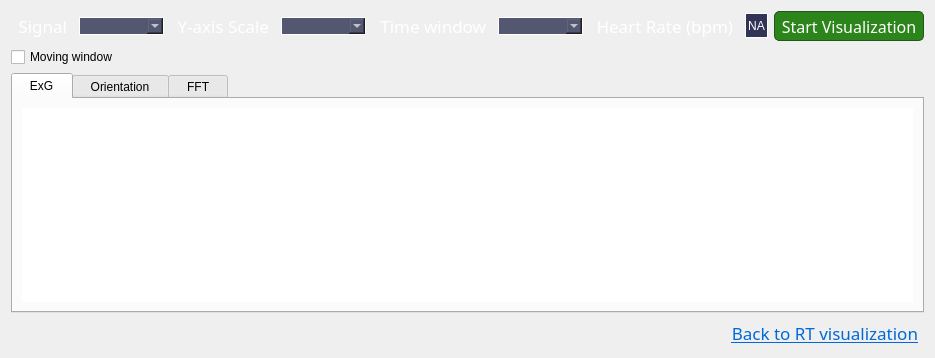
            <widget class="QWidget" name="page_plotsRecorded">
             <property name="styleSheet">
              <string notr="true">QFrame{
	border:none;
}

QLabel{
	color: #FFF;
	padding:2px;
}

QLineEdit{
	background-color: #53576F;
	border: 1px solid #FFF;
	color: #FFF;
}

QComboBox{
	background-color: #53576F;
	border: 1px solid #FFF;
	color: #FFF;
}
QComboBox::drop-down{
	color: #FFF;
}
QComboBox QAbstractItemView{
	color: #FFF;
}
QComboBox QListView{
	color: #FFF;
}
QListView{
	color:#FFF;
}

QPushButton{
	border-radius: 1px;
	border: 1px solid #FFFFFF;
	background-position: left center;
    	background-repeat: no-repeat;
	color: #FFFFFF;
	text-align: center;
	padding: 2px
}
QPushButton:hover{
	background-color: rgb(61, 64, 89);
}

/*QPushButton{
	border-radius: 5px;
	background-position: left center;
    	background-repeat: no-repeat;
	border: none;
	border-left: 20px solid transparent;
	text-align: left;
	padding-left: 44px;
	color: rgb(189, 189, 189);
}
QPushButton:hover{
	background-color: rgb(61, 64, 89);
	border-left: 20px solid rgb(61, 64, 89);*/
</string>
             </property>
             <layout class="QVBoxLayout" name="verticalLayout_25">
              <property name="spacing">
               <number>-1</number>
              </property>
              <item>
               <layout class="QHBoxLayout" name="horizontalLayout_36">
                <item>
                 <widget class="QLabel" name="label_signal_rec">
                  <property name="font">
                   <font>
                    <family>DM Sans</family>
                    <pointsize>13</pointsize>
                    <weight>50</weight>
                    <italic>false</italic>
                    <bold>false</bold>
                   </font>
                  </property>
                  <property name="text">
                   <string>Signal</string>
                  </property>
                  <property name="alignment">
                   <set>Qt::AlignRight|Qt::AlignTrailing|Qt::AlignVCenter</set>
                  </property>
                 </widget>
                </item>
                <item>
                 <widget class="QComboBox" name="value_signal_rec">
                  <property name="minimumSize">
                   <size>
                    <width>85</width>
                    <height>0</height>
                   </size>
                  </property>
                  <property name="maximumSize">
                   <size>
                    <width>16777215</width>
                    <height>16777215</height>
                   </size>
                  </property>
                 </widget>
                </item>
                <item>
                 <widget class="QLabel" name="label_yAxis_rec">
                  <property name="font">
                   <font>
                    <family>DM Sans</family>
                    <pointsize>13</pointsize>
                    <weight>50</weight>
                    <italic>false</italic>
                    <bold>false</bold>
                   </font>
                  </property>
                  <property name="text">
                   <string>Y-axis Scale</string>
                  </property>
                  <property name="alignment">
                   <set>Qt::AlignRight|Qt::AlignTrailing|Qt::AlignVCenter</set>
                  </property>
                 </widget>
                </item>
                <item>
                 <widget class="QComboBox" name="value_yAxis_rec">
                  <property name="minimumSize">
                   <size>
                    <width>85</width>
                    <height>0</height>
                   </size>
                  </property>
                  <property name="maximumSize">
                   <size>
                    <width>16777215</width>
                    <height>16777215</height>
                   </size>
                  </property>
                 </widget>
                </item>
                <item>
                 <widget class="QLabel" name="label_timeScale_rec">
                  <property name="font">
                   <font>
                    <family>DM Sans</family>
                    <pointsize>13</pointsize>
                    <weight>50</weight>
                    <italic>false</italic>
                    <bold>false</bold>
                   </font>
                  </property>
                  <property name="text">
                   <string>Time window</string>
                  </property>
                  <property name="alignment">
                   <set>Qt::AlignRight|Qt::AlignTrailing|Qt::AlignVCenter</set>
                  </property>
                 </widget>
                </item>
                <item>
                 <widget class="QComboBox" name="value_timeScale_rec">
                  <property name="minimumSize">
                   <size>
                    <width>85</width>
                    <height>0</height>
                   </size>
                  </property>
                  <property name="maximumSize">
                   <size>
                    <width>16777215</width>
                    <height>16777215</height>
                   </size>
                  </property>
                 </widget>
                </item>
                <item>
                 <widget class="QLabel" name="label_heartRate_rec">
                  <property name="font">
                   <font>
                    <family>DM Sans</family>
                    <pointsize>13</pointsize>
                    <weight>50</weight>
                    <italic>false</italic>
                    <bold>false</bold>
                   </font>
                  </property>
                  <property name="text">
                   <string>Heart Rate (bpm)</string>
                  </property>
                  <property name="alignment">
                   <set>Qt::AlignRight|Qt::AlignTrailing|Qt::AlignVCenter</set>
                  </property>
                 </widget>
                </item>
                <item>
                 <widget class="QLabel" name="value_heartRate_rec">
                  <property name="maximumSize">
                   <size>
                    <width>16777215</width>
                    <height>25</height>
                   </size>
                  </property>
                  <property name="styleSheet">
                   <string notr="true">border: 1px solid #FFF;
background-color: rgb(49, 52, 86)</string>
                  </property>
                  <property name="text">
                   <string>NA</string>
                  </property>
                  <property name="alignment">
                   <set>Qt::AlignCenter</set>
                  </property>
                 </widget>
                </item>
                <item>
                 <widget class="QPushButton" name="btn_stream_rec">
                  <property name="minimumSize">
                   <size>
                    <width>150</width>
                    <height>30</height>
                   </size>
                  </property>
                  <property name="maximumSize">
                   <size>
                    <width>16777215</width>
                    <height>16777215</height>
                   </size>
                  </property>
                  <property name="font">
                   <font>
                    <family>DM Sans</family>
                    <pointsize>12</pointsize>
                    <weight>50</weight>
                    <italic>false</italic>
                    <bold>false</bold>
                   </font>
                  </property>
                  <property name="cursor">
                   <cursorShape>PointingHandCursor</cursorShape>
                  </property>
                  <property name="styleSheet">
                   <string notr="true">QPushButton{
	border: 1px solid #25541C;
	border-radius: 5px;
	background-color: #2B851A;
	color: #FFF;
}

QPushButton:hover{
	border: 2px solid #FFF;
	border-radius: 5px;
	background-color: #2B851A;
	color: #FFF;
}

QPushButton:pressed{
	border: 2px solid #25541C;
	border-radius: 5px;
	background-color: #4D9033;
	color: #FFF;
}

</string>
                  </property>
                  <property name="text">
                   <string>Start Visualization</string>
                  </property>
                 </widget>
                </item>
               </layout>
              </item>
              <item>
               <widget class="QCheckBox" name="cb_swipping_rec">
                <property name="text">
                 <string>Moving window</string>
                </property>
               </widget>
              </item>
              <item>
               <widget class="QTabWidget" name="tabWidget_rec">
                <property name="styleSheet">
                 <string notr="true"/>
                </property>
                <property name="currentIndex">
                 <number>0</number>
                </property>
                <widget class="QWidget" name="exg_rec">
                 <attribute name="title">
                  <string>  ExG  </string>
                 </attribute>
                 <layout class="QHBoxLayout" name="horizontalLayout_24">
                  <item>
                   <widget class="GraphicsLayoutWidget" name="plot_exg_rec"/>
                  </item>
                 </layout>
                </widget>
                <widget class="QWidget" name="orn_rec">
                 <attribute name="title">
                  <string>  Orientation  </string>
                 </attribute>
                 <layout class="QHBoxLayout" name="horizontalLayout_30">
                  <item>
                   <widget class="GraphicsLayoutWidget" name="plot_orn_rec"/>
                  </item>
                 </layout>
                </widget>
                <widget class="QWidget" name="fft_rec">
                 <attribute name="title">
                  <string>  FFT  </string>
                 </attribute>
                 <layout class="QHBoxLayout" name="horizontalLayout_40">
                  <item>
                   <widget class="PlotWidget" name="plot_fft_rec"/>
                  </item>
                 </layout>
                </widget>
               </widget>
              </item>
              <item>
               <widget class="QLabel" name="label_3">
                <property name="font">
                 <font>
                  <family>DM Sans</family>
                  <pointsize>13</pointsize>
                  <weight>50</weight>
                  <italic>false</italic>
                  <bold>false</bold>
                 </font>
                </property>
                <property name="text">
                 <string>&lt;html&gt;&lt;head/&gt;&lt;body&gt;&lt;p&gt;&lt;a href=&quot;mentalab.com&quot;&gt;&lt;span style=&quot; text-decoration: underline; color:#0069d9;&quot;&gt;Back to RT visualization&lt;/span&gt;&lt;/a&gt;&lt;/p&gt;&lt;/body&gt;&lt;/html&gt;</string>
                </property>
                <property name="alignment">
                 <set>Qt::AlignRight|Qt::AlignTrailing|Qt::AlignVCenter</set>
                </property>
                <property name="openExternalLinks">
                 <bool>true</bool>
                </property>
               </widget>
              </item>
             </layout>
            </widget>
